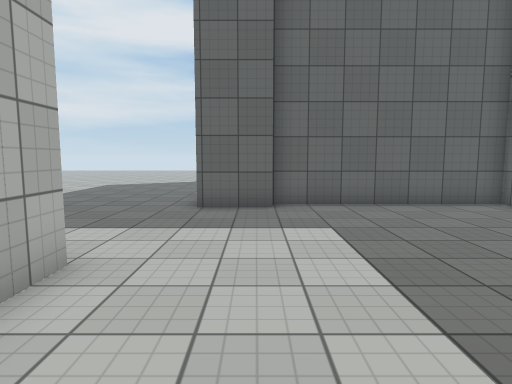
[1] (above)

15 first-person views from a walk through a Unity game level. The camera is 1.4 m above the floor, tilts 6° down and sees 75° across. The floor is counted in squares, 1 m on a side. Each view is taken from the middle of a square. On the plan, view 1 faces up. The plan holds only what a view shows up to about 15 squares ahead; the rest is blank. The place goes on beyond the plan. The player is left out. Surface patterns are stand-ins for the level's own textures.

[2]
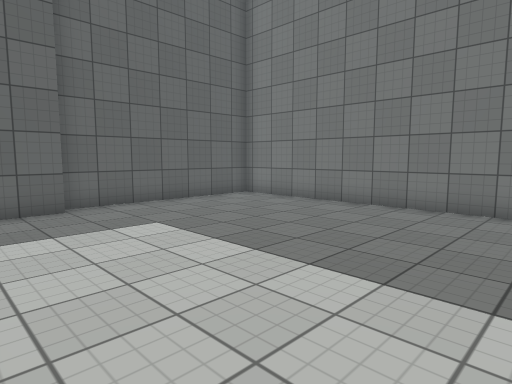

[3]
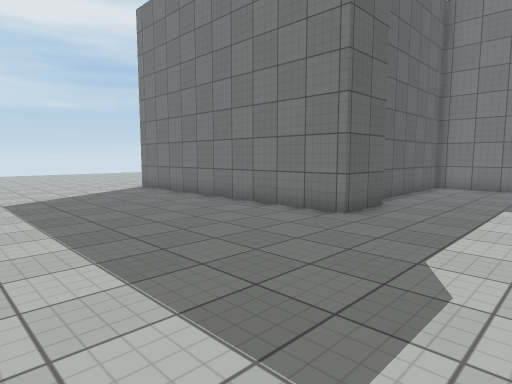

[4]
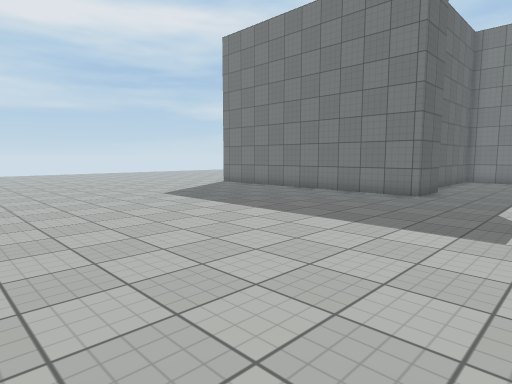

[5]
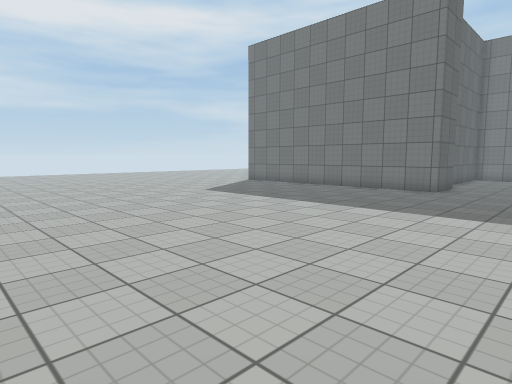

[6]
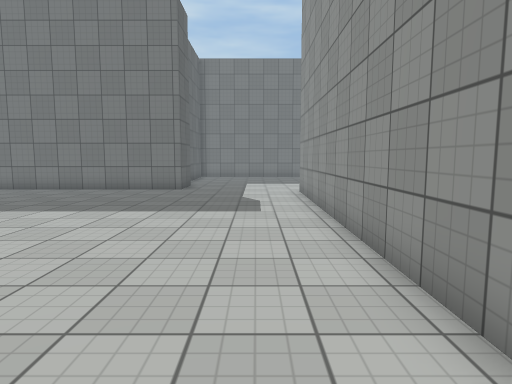

[7]
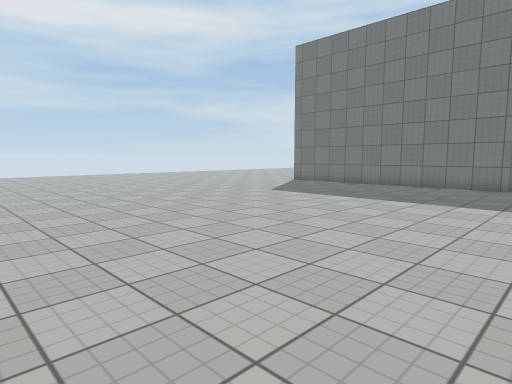

[8]
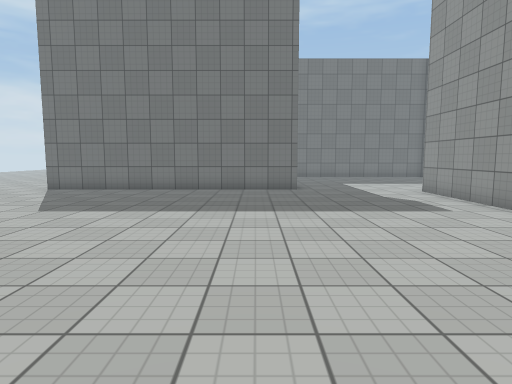

[9]
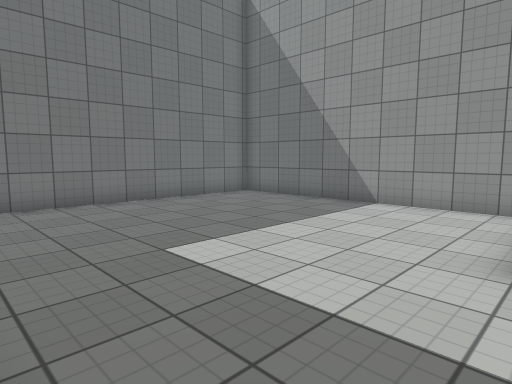

[10]
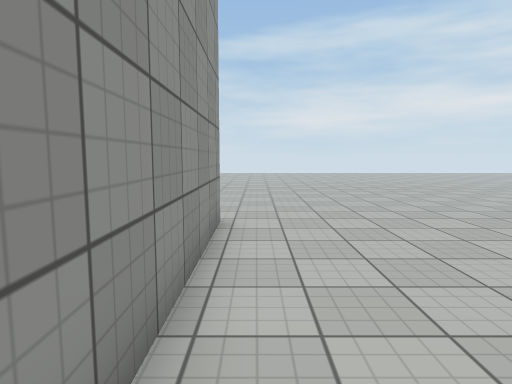

[11]
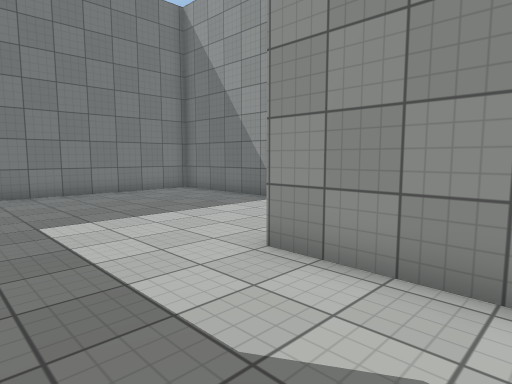

[12]
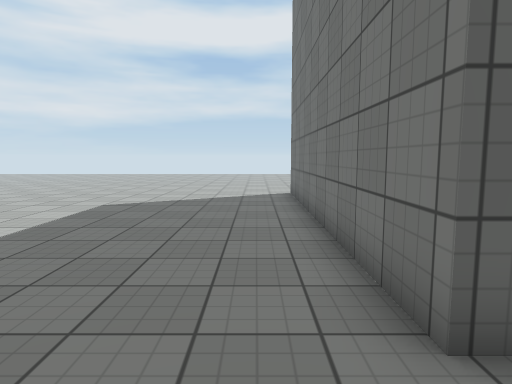

[13]
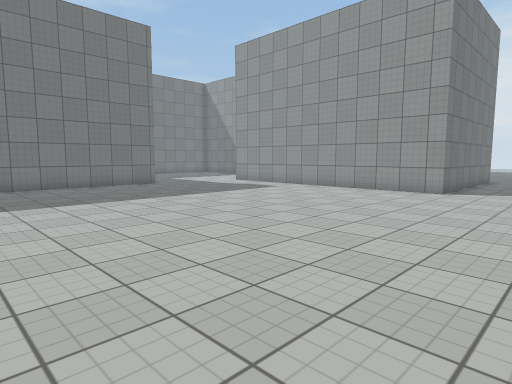

[14]
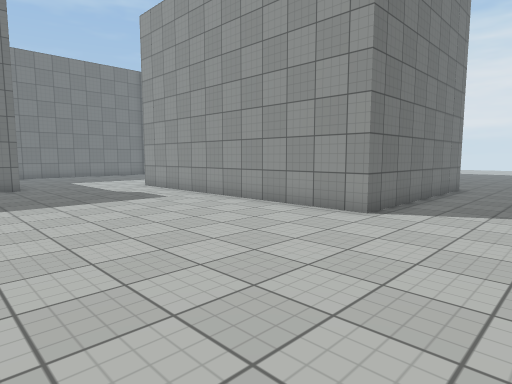

[15]
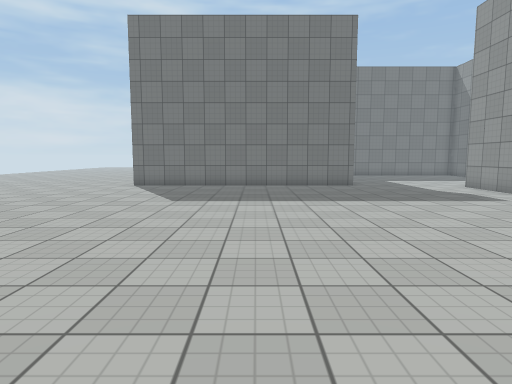

### Floor plan
Points are (right, up) in squares from view 1. A wall is a line through its corners. A room is listed if a view was taken in it or the views show most of it. See-through windows are left out.
Room 1 (views 1, 2, 3, 6, 7, 8, 9, 10, 11, 12, 13, 14, 15)
walls: (0.5, 9.2) (-1.6, 9.2) (-1.6, 18.5); (-14.2, 4.2) (-2.5, 4.2) (-2.5, 3.1); (-1.9, -0.7) (7.3, -0.7) (7.3, 9.8) (0.5, 9.8)
ways out: opening at (-15.5, 5.8) to room 2
Room 2 (views 4, 5)
walls: (-14.2, -4.1) (-14.2, 4.2)
ways out: opening at (-15.5, 5.8) to room 1

Where each view was taken, in squares from view 1:
view 1: 0 up, 0 right, facing up
view 2: 0 up, 2 left, facing up-right
view 3: 5 up, 9 left, facing up-right
view 4: 5 up, 14 left, facing up-right
view 5: 5 up, 16 left, facing up-right
view 6: 6 up, 16 left, facing right
view 7: 7 up, 18 left, facing up-right
view 8: 11 up, 16 left, facing right
view 9: 9 up, 3 left, facing down-right
view 10: 5 up, 7 left, facing left
view 11: 8 up, 6 left, facing down-right
view 12: 7 up, 3 left, facing up
view 13: 18 up, 18 left, facing down-right
view 14: 12 up, 18 left, facing down-right
view 15: 14 up, 18 left, facing right
